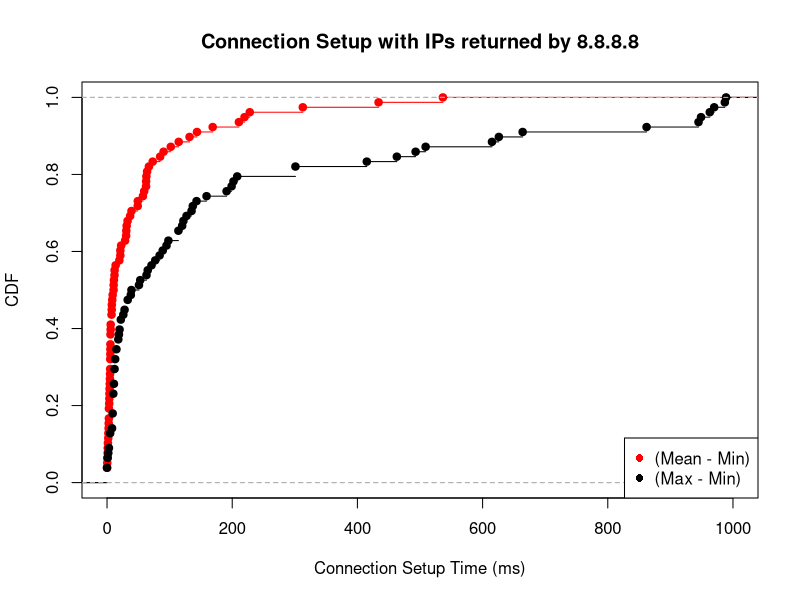

Write the R code that produced this figure.
mean_min <- c(2.500000, 219.602708, 66.888889, 5.500000, 1.416667, 0.000000, 131.833333, 31.357143, 13.729167, 57.300000, 5.100000, 1.166667, 7.166667, 4.333333, 210.666667, 5.777778, 32.833333, 39.083333, 433.831667, 5.833333, 10.444444, 5.000000, 49.166667, 59.333333, 49.000000, 62.833333, 73.000000, 84.833333, 5.382353, 0.500000, 3.833333, 62.443889, 9.000000, 4.583333, 30.500000, 3.000000, 62.333333, 3.666667, 312.777407, 5.500000, 114.500000, 30.750000, 0.000000, 228.000000, 1.000000, 536.555556, 22.500000, 28.833333, 5.100000, 21.222222, 7.166667, 0.333333, 5.250000, 4.833333, 10.555556, 5.333333, 2.666667, 36.916667, 11.000000, 0.000000, 2.111111, 64.020909, 7.500000, 3.000000, 4.000000, 143.726364, 101.861111, 7.666667, 19.666667, 3.500000, 90.333333, 2.916667, 8.333333, 1.966667, 21.250000, 12.083333, 11.909091, 168.777778)

max_min <- c(5.00, 944.99, 202.00, 22.00, 8.00, 0.00, 301.00, 463.00, 71.00, 114.00, 33.00, 3.00, 20.00, 13.00, 493.00, 77.00, 127.00, 143.00, 962.99, 13.00, 33.00, 9.00, 89.00, 95.00, 114.00, 137.00, 199.00, 626.00, 28.00, 1.00, 10.00, 988.99, 18.00, 18.00, 84.00, 10.00, 98.00, 12.00, 969.99, 10.00, 509.00, 135.00, 0.00, 615.00, 2.00, 862.00, 301.00, 120.00, 19.00, 65.00, 22.00, 1.00, 10.00, 12.00, 122.00, 9.00, 5.00, 191.00, 26.00, 0.00, 51.00, 986.99, 15.00, 5.00, 11.00, 948.99, 664.00, 38.00, 53.00, 11.00, 208.00, 9.00, 12.00, 15.00, 159.00, 39.00, 63.00, 415.00)

mean_min_val = ecdf(mean_min)
max_min_val = ecdf(max_min)

plot(mean_min_val, lty=1, col="red", xlab="Connection Setup Time (ms)", ylab="CDF", main="Connection Setup with IPs returned by 8.8.8.8", xlim=c(0, 1000))
lines(max_min_val)

legend("bottomright",  pch =16, legend=c("(Mean - Min)", "(Max - Min)"), col=c("red", "black"))
